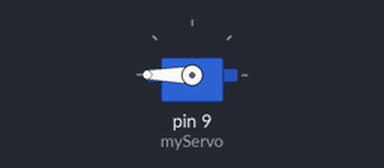
Simulated run of this sketch. Board: Arduino Uno, built with avr-gcc and run on an emulated ATmega328P. Parts: servo.

Above: at 0.05 s.
Timing chart, 0 to 4.6 s (numbered marks = the images above):
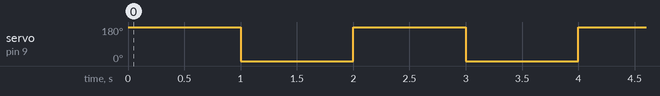

The sketch:

Lesson_7_motor.ino
```cpp
#include <Servo.h>
Servo myServo;
int servodelay=1000;
int servomax=180;
int servomin=0;
int servoPos=0;
int timerSecond =60;


void setup() {
  myServo.attach(9);
  // put your setup code here, to run once:

}

void loop() {
  myServo.write(servomax);
  delay(servodelay);
  myServo.write(servomin);
  delay(servodelay);


  // put your main code here, to run repeatedly:

}
```

Measured:
- by itself, servo on pin 9 (myServo): alternates 180° for 1.0 s and 0° for 1.0 s
